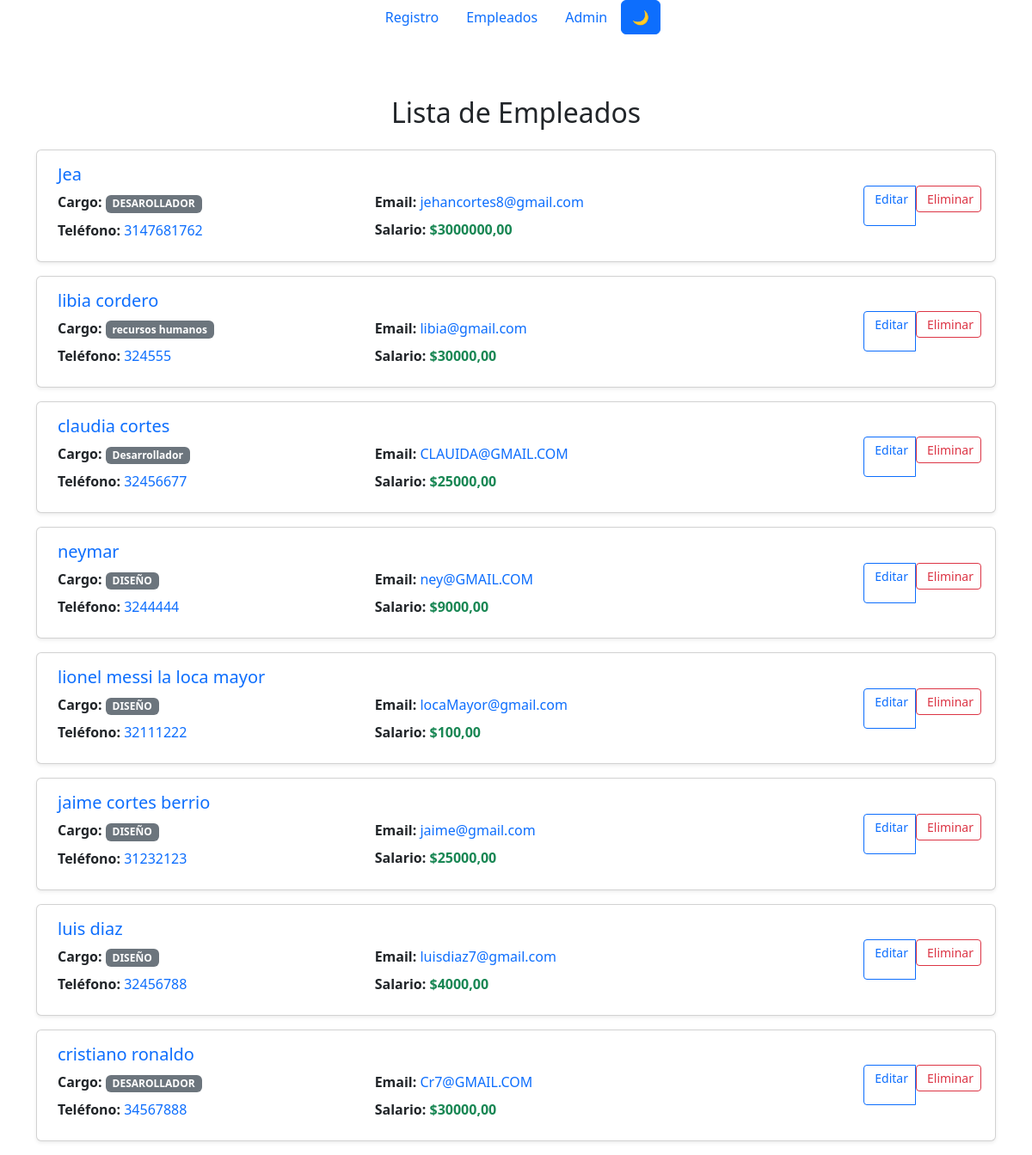
/empleados/, run on an earlier commit of the app's database.
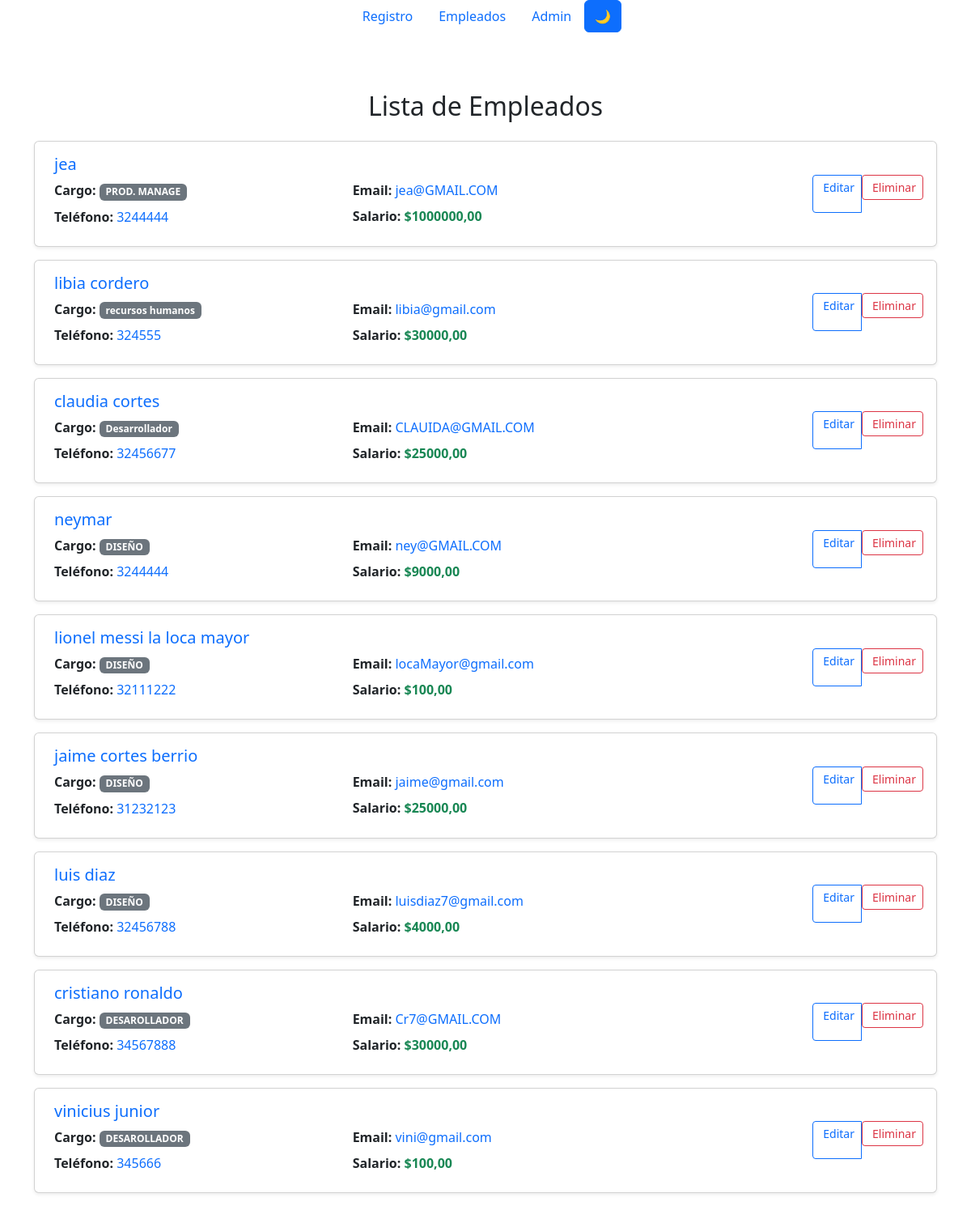
And on a later commit of the database.
### libreria_app/models.py (models this page shows, shortened)
class Employee(models.Model):
    Nombre_completo=models.CharField(verbose_name='Nombre',max_length=90)
    Email_corporativo=models.EmailField(max_length=254)
    Teléfono=models.CharField(verbose_name='Telefono',max_length=50)
    Cargo=models.CharField(verbose_name='Cargo',max_length=50)
    Departamento=models.CharField(verbose_name='Departamento',max_length=50)
    Fecha_de_contratación=models.DateTimeField(auto_now_add=True)
    Salario=models.DecimalField(max_digits=10, decimal_places=2)
    Estado=models.BooleanField(default=False)
    class Meta:
        verbose_name = 'Empleados'
        verbose_name_plural = 'Empleados'

### libreria_app/views.py (the view)
# urls.py: path('empleados/',views.ver_empleado,name='empleados'),
def ver_empleado(request):
    emp =  Employee.objects.all()
    return render(request,'list_emp.html',{
        'emp':emp
    })

### libreria_app/templates/list_emp.html (shortened to what this page needs)
{% extends 'layout/navbar.html' %} {% block content %}
<div class="container mt-4">
  <div class="row">
    <div class="col-12">
      <h2 class="mb-4 text-center">Lista de Empleados</h2>
      {% for e in emp %}
      <div class="card mb-3 shadow-sm">
        <div class="card-body">
          <div class="row">
            <div class="col-md-8">
              <h5 class="card-title text-primary">
                {{e.Nombre_completo}}
              </h5>
              <div class="row">
                <div class="col-md-6">
                  <p class="mb-2">
                    <strong>Cargo:</strong>
                    <span class="badge bg-secondary">{{e.Cargo}}</span>
                  </p>
                  <p class="mb-2">
                    <strong>Teléfono:</strong>
                    <a href="tel:{{e.Teléfono}}" class="text-decoration-none"
                      >{{e.Teléfono}}</a
                    >
                  </p>
                </div>
                <div class="col-md-6">
                  <p class="mb-2">
                    <strong>Email:</strong>
                    <a
                      href="mailto:{{e.Email_corporativo}}"
                      class="text-decoration-none"
                      >{{e.Email_corporativo}}</a
                    >
                  </p>
                  <p class="mb-2">
                    <strong
                      >Salario:</strong
                    >
                    <span class="text-success fw-bold">${{e.Salario}}</span>
                  </p>
                </div>
              </div>
            </div>
            <div class="col-md-4 d-flex align-items-center justify-content-end">
              <div class="btn-group" role="group">
                <a
                  href="{% url 'editar' e.id %}"
                  class="btn btn-outline-primary btn-sm"
                >
                  Editar
                </a>
                <form
                  method="post"
                  action="{% url 'eliminar' e.id %}"
                  style="display: inline"
                >
                  <button
                    type="submit"
                    class="btn btn-outline-danger btn-sm"
                    onclick="return confirm('¿Estás seguro de eliminar este empleado?')"
                  >
                    Eliminar
                  </button>
                </form>
              </div>
            </div>
          </div>
        </div>
      </div>
      {% endfor %}
    </div>
  </div>
</div>
{% endblock %}

### libreria_app/templates/layout/navbar.html (shortened to what this page needs)
<link
  href="https://cdn.jsdelivr.net/npm/bootstrap@5.3.7/dist/css/bootstrap.min.css"
  rel="stylesheet"
/>
<body>
  <ul class="nav justify-content-center">
    <li class="nav-item">
      <a class="nav-link active" href="{% url 'registro' %}" aria-current="page"
        >Registro</a
      >
    </li>
    <li class="nav-item">
      <a class="nav-link" href="{% url 'empleados' %}">Empleados</a>
    </li>
    <li class="nav-item">
      <a class="nav-link" href="{% url 'dasboard' %}">Admin</a>
    </li>
    <button id="btn" class="btn btn-primary">🌙</button>
  </ul>
  <br />
  <br />
</body>
{% block content %} {% endblock %}

What changed in the data, as far as the page shows it:
changed Employee: Nombre_completo "Jea" → "jea"; Cargo "DESAROLLADOR" → "PROD. MANAGE"; Teléfono "3147681762" → "3244444"; Email_corporativo "jehancortes8@gmail.com" → "jea@GMAIL.COM"; Salario "3000000,00" → "1000000,00"
added Employee: Nombre_completo "vinicius junior", Cargo "DESAROLLADOR", Teléfono "345666", Email_corporativo "vini@gmail.com", Salario "100,00"
